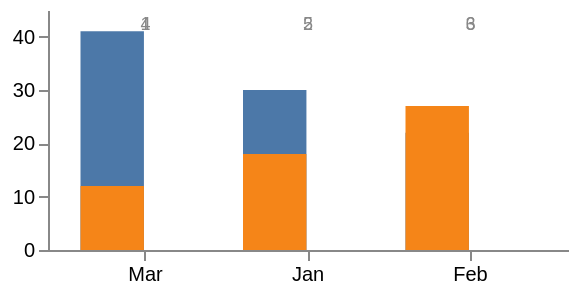

The specification (Vega-Lite) saved for this image:
### Vega specification from a JSON file in a GitHub repository (floating-point values rounded to 4 significant figures)
{"$schema": "https://vega.github.io/schema/vega/v6.json", "description": "A grouped bar chart built by folding wide records into long ones, then projecting, sorting and numbering them. fold, project, collect and identifier have never had a fixture.", "width": 260, "height": 120, "padding": 5, "data": [{"name": "wide", "values": [{"month": "Jan", "product": 30, "services": 18, "noise": "drop me"}, {"month": "Feb", "product": 22, "services": 27, "noise": "drop me"}, {"month": "Mar", "product": 41, "services": 12, "noise": "drop me"}]}, {"name": "long", "source": "wide", "transform": [{"type": "fold", "fields": ["product", "services"], "as": ["stream", "amount"]}, {"type": "project", "fields": ["month", "stream", "amount"]}, {"type": "collect", "sort": {"field": ["stream", "month"], "order": ["ascending", "descending"]}}, {"type": "identifier", "as": "seq"}]}], "scales": [{"name": "x", "type": "band", "domain": {"data": "long", "field": "month"}, "range": "width", "padding": 0.2}, {"name": "inner", "type": "band", "domain": {"data": "long", "field": "stream"}, "range": [0, 74], "padding": 0.1}, {"name": "y", "type": "linear", "domain": {"data": "long", "field": "amount"}, "range": "height", "nice": true, "zero": true}, {"name": "colour", "type": "ordinal", "domain": {"data": "long", "field": "stream"}, "range": {"scheme": "tableau10"}}], "axes": [{"orient": "bottom", "scale": "x"}, {"orient": "left", "scale": "y", "tickCount": 4}], "marks": [{"type": "rect", "from": {"data": "long"}, "encode": {"enter": {"x": {"scale": "x", "field": "month", "offset": 0}, "width": {"scale": "inner", "band": 1}, "y": {"scale": "y", "field": "amount"}, "y2": {"scale": "y", "value": 0}, "fill": {"scale": "colour", "field": "stream"}}}}, {"type": "text", "from": {"data": "long"}, "encode": {"enter": {"x": {"scale": "x", "field": "month", "band": 0.5}, "y": {"value": 10}, "text": {"field": "seq"}, "align": {"value": "center"}, "fontSize": {"value": 9}, "fill": {"value": "#888888"}}}}]}
